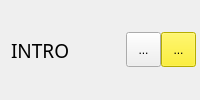
               <widget class="QWidget" name="w_intro_layer" native="true">
                <property name="minimumSize">
                 <size>
                  <width>0</width>
                  <height>40</height>
                 </size>
                </property>
                <property name="styleSheet">
                 <string notr="true"/>
                </property>
                <layout class="QGridLayout" name="gridLayout_12">
                 <property name="topMargin">
                  <number>0</number>
                 </property>
                 <property name="rightMargin">
                  <number>4</number>
                 </property>
                 <property name="bottomMargin">
                  <number>0</number>
                 </property>
                 <property name="spacing">
                  <number>0</number>
                 </property>
                 <item row="0" column="1">
                  <widget class="QToolButton" name="tb_remove_intro">
                   <property name="minimumSize">
                    <size>
                     <width>35</width>
                     <height>35</height>
                    </size>
                   </property>
                   <property name="maximumSize">
                    <size>
                     <width>35</width>
                     <height>35</height>
                    </size>
                   </property>
                   <property name="text">
                    <string>...</string>
                   </property>
                   <property name="icon">
                    <iconset resource="res.qrc">
                     <normaloff>:/res/Actions-remove-icon.png</normaloff>:/res/Actions-remove-icon.png</iconset>
                   </property>
                   <property name="iconSize">
                    <size>
                     <width>32</width>
                     <height>32</height>
                    </size>
                   </property>
                  </widget>
                 </item>
                 <item row="0" column="2">
                  <widget class="QToolButton" name="tb_add_intro">
                   <property name="minimumSize">
                    <size>
                     <width>35</width>
                     <height>35</height>
                    </size>
                   </property>
                   <property name="maximumSize">
                    <size>
                     <width>35</width>
                     <height>35</height>
                    </size>
                   </property>
                   <property name="styleSheet">
                    <string notr="true">QToolButton
{
background:#fff200;
}</string>
                   </property>
                   <property name="text">
                    <string>...</string>
                   </property>
                   <property name="icon">
                    <iconset resource="res.qrc">
                     <normaloff>:/res/Add-icon.png</normaloff>:/res/Add-icon.png</iconset>
                   </property>
                   <property name="iconSize">
                    <size>
                     <width>32</width>
                     <height>32</height>
                    </size>
                   </property>
                  </widget>
                 </item>
                 <item row="0" column="0">
                  <widget class="QLabel" name="label">
                   <property name="minimumSize">
                    <size>
                     <width>0</width>
                     <height>40</height>
                    </size>
                   </property>
                   <property name="maximumSize">
                    <size>
                     <width>16777215</width>
                     <height>40</height>
                    </size>
                   </property>
                   <property name="font">
                    <font>
                     <family>Impact</family>
                     <pointsize>14</pointsize>
                    </font>
                   </property>
                   <property name="text">
                    <string>INTRO</string>
                   </property>
                  </widget>
                 </item>
                </layout>
               </widget>
